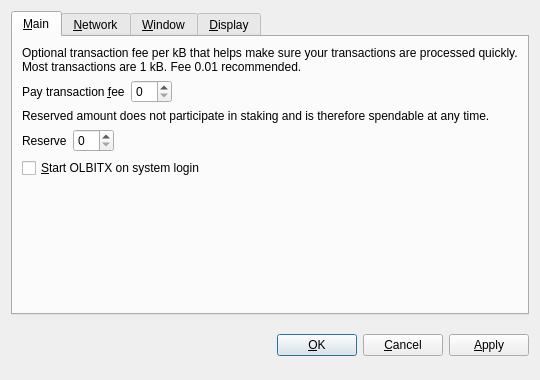
<?xml version="1.0" encoding="UTF-8"?>
<ui version="4.0">
 <class>OptionsDialog</class>
 <widget class="QDialog" name="OptionsDialog">
  <property name="geometry">
   <rect>
    <x>0</x>
    <y>0</y>
    <width>540</width>
    <height>380</height>
   </rect>
  </property>
  <property name="windowTitle">
   <string>Options</string>
  </property>
  <property name="modal">
   <bool>true</bool>
  </property>
  <layout class="QVBoxLayout" name="verticalLayout">
   <item>
    <widget class="QTabWidget" name="tabWidget">
     <property name="tabPosition">
      <enum>QTabWidget::North</enum>
     </property>
     <property name="currentIndex">
      <number>0</number>
     </property>
     <widget class="QWidget" name="tabMain">
      <attribute name="title">
       <string>&amp;Main</string>
      </attribute>
      <layout class="QVBoxLayout" name="verticalLayout_Main">
       <item>
        <widget class="QLabel" name="transactionFeeInfoLabel">
         <property name="text">
          <string>Optional transaction fee per kB that helps make sure your transactions are processed quickly. Most transactions are 1 kB. Fee 0.01 recommended.</string>
         </property>
         <property name="textFormat">
          <enum>Qt::PlainText</enum>
         </property>
         <property name="wordWrap">
          <bool>true</bool>
         </property>
        </widget>
       </item>
       <item>
        <layout class="QHBoxLayout" name="horizontalLayoutFee">
         <item>
          <widget class="QLabel" name="transactionFeeLabel">
           <property name="text">
            <string>Pay transaction &amp;fee</string>
           </property>
           <property name="textFormat">
            <enum>Qt::PlainText</enum>
           </property>
           <property name="buddy">
            <cstring>transactionFee</cstring>
           </property>
          </widget>
         </item>
         <item>
          <widget class="BitcoinAmountField" name="transactionFee"/>
         </item>
         <item>
          <spacer name="horizontalSpacerFee">
           <property name="orientation">
            <enum>Qt::Horizontal</enum>
           </property>
           <property name="sizeHint" stdset="0">
            <size>
             <width>40</width>
             <height>20</height>
            </size>
           </property>
          </spacer>
         </item>
        </layout>
       </item>
       <item>
        <widget class="QLabel" name="reserveBalanceInfoLabel">
         <property name="text">
          <string>Reserved amount does not participate in staking and is therefore spendable at any time.</string>
         </property>
         <property name="textFormat">
          <enum>Qt::PlainText</enum>
         </property>
         <property name="wordWrap">
          <bool>true</bool>
         </property>
        </widget>
       </item>
       <item>
        <layout class="QHBoxLayout" name="horizontalLayoutReserveBalance">
         <item>
          <widget class="QLabel" name="reserveBalanceLabel">
           <property name="text">
            <string>Reserve</string>
           </property>
           <property name="textFormat">
            <enum>Qt::PlainText</enum>
           </property>
           <property name="buddy">
            <cstring>reserveBalance</cstring>
           </property>
          </widget>
         </item>
         <item>
          <widget class="BitcoinAmountField" name="reserveBalance"/>
         </item>
         <item>
          <spacer name="horizontalSpacerReserveBalance">
           <property name="orientation">
            <enum>Qt::Horizontal</enum>
           </property>
           <property name="sizeHint" stdset="0">
            <size>
             <width>40</width>
             <height>20</height>
            </size>
           </property>
          </spacer>
         </item>
        </layout>
       </item>
       <item>
        <widget class="QCheckBox" name="bitcoinAtStartup">
         <property name="toolTip">
          <string>Automatically start OLBITX after logging in to the system.</string>
         </property>
         <property name="text">
          <string>&amp;Start OLBITX on system login</string>
         </property>
        </widget>
       </item>
       <item>
        <spacer name="verticalSpacer_Main">
         <property name="orientation">
          <enum>Qt::Vertical</enum>
         </property>
         <property name="sizeHint" stdset="0">
          <size>
           <width>20</width>
           <height>40</height>
          </size>
         </property>
        </spacer>
       </item>
      </layout>
     </widget>
     <widget class="QWidget" name="tabNetwork">
      <attribute name="title">
       <string>&amp;Network</string>
      </attribute>
      <layout class="QVBoxLayout" name="verticalLayout_Network">
       <item>
        <widget class="QCheckBox" name="mapPortUpnp">
         <property name="toolTip">
          <string>Automatically open the OLBITX client port on the router. This only works when your router supports UPnP and it is enabled.</string>
         </property>
         <property name="text">
          <string>Map port using &amp;UPnP</string>
         </property>
        </widget>
       </item>
       <item>
        <widget class="QCheckBox" name="connectSocks">
         <property name="toolTip">
          <string>Connect to the OLBITX network through a SOCKS5 proxy (e.g. when connecting through Tor).</string>
         </property>
         <property name="text">
          <string>&amp;Connect through SOCKS5 proxy:</string>
         </property>
        </widget>
       </item>
       <item>
        <layout class="QHBoxLayout" name="horizontalLayout_Network">
         <item>
          <widget class="QLabel" name="proxyIpLabel">
           <property name="text">
            <string>Proxy &amp;IP:</string>
           </property>
           <property name="textFormat">
            <enum>Qt::PlainText</enum>
           </property>
           <property name="buddy">
            <cstring>proxyIp</cstring>
           </property>
          </widget>
         </item>
         <item>
          <widget class="QValidatedLineEdit" name="proxyIp">
           <property name="maximumSize">
            <size>
             <width>140</width>
             <height>16777215</height>
            </size>
           </property>
           <property name="toolTip">
            <string>IP address of the proxy (e.g. 127.0.0.1)</string>
           </property>
          </widget>
         </item>
         <item>
          <widget class="QLabel" name="proxyPortLabel">
           <property name="text">
            <string>&amp;Port:</string>
           </property>
           <property name="textFormat">
            <enum>Qt::PlainText</enum>
           </property>
           <property name="buddy">
            <cstring>proxyPort</cstring>
           </property>
          </widget>
         </item>
         <item>
          <widget class="QLineEdit" name="proxyPort">
           <property name="maximumSize">
            <size>
             <width>55</width>
             <height>16777215</height>
            </size>
           </property>
           <property name="toolTip">
            <string>Port of the proxy (e.g. 9050)</string>
           </property>
          </widget>
         </item>
         <item>
          <spacer name="horizontalSpacer_Network">
           <property name="orientation">
            <enum>Qt::Horizontal</enum>
           </property>
           <property name="sizeHint" stdset="0">
            <size>
             <width>40</width>
             <height>20</height>
            </size>
           </property>
          </spacer>
         </item>
        </layout>
       </item>
       <item>
        <spacer name="verticalSpacer_Network">
         <property name="orientation">
          <enum>Qt::Vertical</enum>
         </property>
         <property name="sizeHint" stdset="0">
          <size>
           <width>20</width>
           <height>40</height>
          </size>
         </property>
        </spacer>
       </item>
      </layout>
     </widget>
     <widget class="QWidget" name="tabWindow">
      <attribute name="title">
       <string>&amp;Window</string>
      </attribute>
      <layout class="QVBoxLayout" name="verticalLayout_Window">
       <item>
        <widget class="QCheckBox" name="minimizeToTray">
         <property name="toolTip">
          <string>Show only a tray icon after minimizing the window.</string>
         </property>
         <property name="text">
          <string>&amp;Minimize to the tray instead of the taskbar</string>
         </property>
        </widget>
       </item>
       <item>
        <widget class="QCheckBox" name="minimizeOnClose">
         <property name="toolTip">
          <string>Minimize instead of exit the application when the window is closed. When this option is enabled, the application will be closed only after selecting Quit in the menu.</string>
         </property>
         <property name="text">
          <string>M&amp;inimize on close</string>
         </property>
        </widget>
       </item>
       <item>
        <spacer name="verticalSpacer_Window">
         <property name="orientation">
          <enum>Qt::Vertical</enum>
         </property>
         <property name="sizeHint" stdset="0">
          <size>
           <width>20</width>
           <height>40</height>
          </size>
         </property>
        </spacer>
       </item>
      </layout>
     </widget>
     <widget class="QWidget" name="tabDisplay">
      <attribute name="title">
       <string>&amp;Display</string>
      </attribute>
      <layout class="QVBoxLayout" name="verticalLayout_Display">
       <item>
        <layout class="QHBoxLayout" name="horizontalLayout_1_Display">
         <item>
          <widget class="QLabel" name="langLabel">
           <property name="text">
            <string>User Interface &amp;language:</string>
           </property>
           <property name="textFormat">
            <enum>Qt::PlainText</enum>
           </property>
           <property name="buddy">
            <cstring>lang</cstring>
           </property>
          </widget>
         </item>
         <item>
          <widget class="QValueComboBox" name="lang">
           <property name="toolTip">
            <string>The user interface language can be set here. This setting will take effect after restarting OLBITX.</string>
           </property>
          </widget>
         </item>
        </layout>
       </item>
       <item>
        <layout class="QHBoxLayout" name="horizontalLayout_2_Display">
         <item>
          <widget class="QLabel" name="unitLabel">
           <property name="text">
            <string>&amp;Unit to show amounts in:</string>
           </property>
           <property name="textFormat">
            <enum>Qt::PlainText</enum>
           </property>
           <property name="buddy">
            <cstring>unit</cstring>
           </property>
          </widget>
         </item>
         <item>
          <widget class="QValueComboBox" name="unit">
           <property name="toolTip">
            <string>Choose the default subdivision unit to show in the interface and when sending coins.</string>
           </property>
          </widget>
         </item>
        </layout>
       </item>
       <item>
        <widget class="QCheckBox" name="coinControlFeatures">
         <property name="toolTip">
          <string>Whether to show coin control features or not.</string>
         </property>
         <property name="text">
          <string>Display coin &amp;control features (experts only!)</string>
         </property>
        </widget>
       </item>
       <item>
        <widget class="QCheckBox" name="useBlackTheme">
         <property name="text">
          <string>Use black visual theme (requires restart)</string>
         </property>
        </widget>
       </item>
       <item>
        <spacer name="verticalSpacer_Display">
         <property name="orientation">
          <enum>Qt::Vertical</enum>
         </property>
         <property name="sizeHint" stdset="0">
          <size>
           <width>20</width>
           <height>40</height>
          </size>
         </property>
        </spacer>
       </item>
      </layout>
     </widget>
    </widget>
   </item>
   <item>
    <layout class="QHBoxLayout" name="horizontalLayout_Buttons">
     <item>
      <spacer name="horizontalSpacer_1">
       <property name="orientation">
        <enum>Qt::Horizontal</enum>
       </property>
       <property name="sizeHint" stdset="0">
        <size>
         <width>40</width>
         <height>48</height>
        </size>
       </property>
      </spacer>
     </item>
     <item>
      <widget class="QLabel" name="statusLabel">
       <property name="font">
        <font>
         <weight>75</weight>
         <bold>true</bold>
        </font>
       </property>
       <property name="text">
        <string/>
       </property>
       <property name="textFormat">
        <enum>Qt::PlainText</enum>
       </property>
       <property name="wordWrap">
        <bool>true</bool>
       </property>
      </widget>
     </item>
     <item>
      <spacer name="horizontalSpacer_2">
       <property name="orientation">
        <enum>Qt::Horizontal</enum>
       </property>
       <property name="sizeHint" stdset="0">
        <size>
         <width>40</width>
         <height>48</height>
        </size>
       </property>
      </spacer>
     </item>
     <item>
      <widget class="QPushButton" name="okButton">
       <property name="text">
        <string>&amp;OK</string>
       </property>
      </widget>
     </item>
     <item>
      <widget class="QPushButton" name="cancelButton">
       <property name="text">
        <string>&amp;Cancel</string>
       </property>
       <property name="autoDefault">
        <bool>false</bool>
       </property>
      </widget>
     </item>
     <item>
      <widget class="QPushButton" name="applyButton">
       <property name="text">
        <string>&amp;Apply</string>
       </property>
       <property name="autoDefault">
        <bool>false</bool>
       </property>
      </widget>
     </item>
    </layout>
   </item>
  </layout>
 </widget>
 <customwidgets>
  <customwidget>
   <class>BitcoinAmountField</class>
   <extends>QSpinBox</extends>
   <header>bitcoinamountfield.h</header>
  </customwidget>
  <customwidget>
   <class>QValueComboBox</class>
   <extends>QComboBox</extends>
   <header>qvaluecombobox.h</header>
  </customwidget>
  <customwidget>
   <class>QValidatedLineEdit</class>
   <extends>QLineEdit</extends>
   <header>qvalidatedlineedit.h</header>
  </customwidget>
 </customwidgets>
 <resources/>
 <connections/>
</ui>
